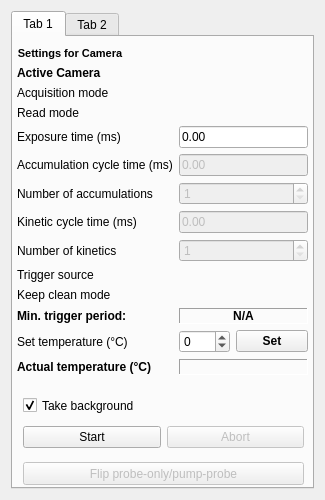
<?xml version="1.0" encoding="UTF-8"?>
<ui version="4.0">
 <class>Form</class>
 <widget class="QWidget" name="Form">
  <property name="geometry">
   <rect>
    <x>0</x>
    <y>0</y>
    <width>325</width>
    <height>500</height>
   </rect>
  </property>
  <property name="windowTitle">
   <string>Acquisition control</string>
  </property>
  <layout class="QVBoxLayout" name="verticalLayout">
   <item>
    <widget class="QTabWidget" name="tabDevices">
     <property name="currentIndex">
      <number>0</number>
     </property>
     <widget class="QWidget" name="tabCams">
      <attribute name="title">
       <string>Tab 1</string>
      </attribute>
      <widget class="QPushButton" name="flipPumpOnlyPumpProbeButton">
       <property name="enabled">
        <bool>false</bool>
       </property>
       <property name="geometry">
        <rect>
         <x>10</x>
         <y>425</y>
         <width>281</width>
         <height>23</height>
        </rect>
       </property>
       <property name="text">
        <string>Flip probe-only/pump-probe</string>
       </property>
      </widget>
      <widget class="QWidget" name="">
       <property name="geometry">
        <rect>
         <x>4</x>
         <y>10</y>
         <width>291</width>
         <height>341</height>
        </rect>
       </property>
       <layout class="QFormLayout" name="formLayoutCams">
        <property name="formAlignment">
         <set>Qt::AlignLeading|Qt::AlignLeft|Qt::AlignTop</set>
        </property>
        <item row="0" column="0">
         <widget class="QLabel" name="editCameraLabel">
          <property name="font">
           <font>
            <pointsize>8</pointsize>
            <weight>75</weight>
            <bold>true</bold>
           </font>
          </property>
          <property name="text">
           <string>Settings for Camera</string>
          </property>
          <property name="alignment">
           <set>Qt::AlignCenter</set>
          </property>
         </widget>
        </item>
        <item row="2" column="0">
         <widget class="QLabel" name="label_2">
          <property name="enabled">
           <bool>true</bool>
          </property>
          <property name="text">
           <string>Acquisition mode</string>
          </property>
         </widget>
        </item>
        <item row="3" column="0">
         <widget class="QLabel" name="label_3">
          <property name="enabled">
           <bool>true</bool>
          </property>
          <property name="text">
           <string>Read mode</string>
          </property>
         </widget>
        </item>
        <item row="4" column="0">
         <widget class="QLabel" name="label_4">
          <property name="text">
           <string>Exposure time (ms)</string>
          </property>
         </widget>
        </item>
        <item row="4" column="1">
         <widget class="QLineEdit" name="exposureTimeLineEdit">
          <property name="text">
           <string>0.00</string>
          </property>
          <property name="placeholderText">
           <string/>
          </property>
         </widget>
        </item>
        <item row="5" column="0">
         <widget class="QLabel" name="label_5">
          <property name="enabled">
           <bool>true</bool>
          </property>
          <property name="text">
           <string>Accumulation cycle time (ms)</string>
          </property>
         </widget>
        </item>
        <item row="5" column="1">
         <widget class="QLineEdit" name="accumTimeLineEdit">
          <property name="enabled">
           <bool>false</bool>
          </property>
          <property name="text">
           <string>0.00</string>
          </property>
         </widget>
        </item>
        <item row="6" column="0">
         <widget class="QLabel" name="label_7">
          <property name="enabled">
           <bool>true</bool>
          </property>
          <property name="text">
           <string>Number of accumulations</string>
          </property>
         </widget>
        </item>
        <item row="6" column="1">
         <widget class="QSpinBox" name="nAccumsSpinBox">
          <property name="enabled">
           <bool>false</bool>
          </property>
          <property name="minimum">
           <number>1</number>
          </property>
          <property name="maximum">
           <number>10000</number>
          </property>
         </widget>
        </item>
        <item row="7" column="0">
         <widget class="QLabel" name="label_6">
          <property name="enabled">
           <bool>true</bool>
          </property>
          <property name="text">
           <string>Kinetic cycle time (ms)</string>
          </property>
         </widget>
        </item>
        <item row="7" column="1">
         <widget class="QLineEdit" name="kinTimeLineEdit">
          <property name="enabled">
           <bool>false</bool>
          </property>
          <property name="text">
           <string>0.00</string>
          </property>
         </widget>
        </item>
        <item row="8" column="0">
         <widget class="QLabel" name="label_8">
          <property name="enabled">
           <bool>true</bool>
          </property>
          <property name="text">
           <string>Number of kinetics</string>
          </property>
         </widget>
        </item>
        <item row="8" column="1">
         <widget class="QSpinBox" name="nKineticsSpinBox">
          <property name="enabled">
           <bool>false</bool>
          </property>
          <property name="minimum">
           <number>1</number>
          </property>
          <property name="maximum">
           <number>10000</number>
          </property>
         </widget>
        </item>
        <item row="9" column="0">
         <widget class="QLabel" name="label_9">
          <property name="text">
           <string>Trigger source</string>
          </property>
         </widget>
        </item>
        <item row="10" column="0">
         <widget class="QLabel" name="label_10">
          <property name="enabled">
           <bool>true</bool>
          </property>
          <property name="text">
           <string>Keep clean mode</string>
          </property>
         </widget>
        </item>
        <item row="11" column="0">
         <widget class="QLabel" name="label_11">
          <property name="enabled">
           <bool>true</bool>
          </property>
          <property name="font">
           <font>
            <weight>75</weight>
            <bold>true</bold>
           </font>
          </property>
          <property name="text">
           <string>Min. trigger period:</string>
          </property>
         </widget>
        </item>
        <item row="11" column="1">
         <widget class="QLabel" name="minTriggerPeriodLabel">
          <property name="enabled">
           <bool>true</bool>
          </property>
          <property name="font">
           <font>
            <weight>75</weight>
            <bold>true</bold>
           </font>
          </property>
          <property name="frameShape">
           <enum>QFrame::Panel</enum>
          </property>
          <property name="frameShadow">
           <enum>QFrame::Sunken</enum>
          </property>
          <property name="text">
           <string>N/A</string>
          </property>
          <property name="alignment">
           <set>Qt::AlignCenter</set>
          </property>
         </widget>
        </item>
        <item row="12" column="0">
         <widget class="QLabel" name="setTemperatureLabel">
          <property name="text">
           <string>Set temperature (°C)</string>
          </property>
         </widget>
        </item>
        <item row="12" column="1">
         <layout class="QHBoxLayout" name="setTempLayout">
          <property name="sizeConstraint">
           <enum>QLayout::SetMinimumSize</enum>
          </property>
          <item>
           <widget class="QSpinBox" name="setTempSpinBox">
            <property name="minimum">
             <number>-100</number>
            </property>
            <property name="maximum">
             <number>30</number>
            </property>
            <property name="value">
             <number>0</number>
            </property>
           </widget>
          </item>
          <item>
           <widget class="QPushButton" name="setTempButton">
            <property name="sizePolicy">
             <sizepolicy hsizetype="Fixed" vsizetype="Fixed">
              <horstretch>0</horstretch>
              <verstretch>0</verstretch>
             </sizepolicy>
            </property>
            <property name="font">
             <font>
              <weight>75</weight>
              <bold>true</bold>
             </font>
            </property>
            <property name="text">
             <string>Set</string>
            </property>
           </widget>
          </item>
         </layout>
        </item>
        <item row="13" column="0">
         <widget class="QLabel" name="actualTemperatureLabel">
          <property name="font">
           <font>
            <weight>75</weight>
            <bold>true</bold>
           </font>
          </property>
          <property name="text">
           <string>Actual temperature (°C)</string>
          </property>
         </widget>
        </item>
        <item row="13" column="1">
         <widget class="QLabel" name="actualTemperatureInfo">
          <property name="enabled">
           <bool>true</bool>
          </property>
          <property name="font">
           <font>
            <weight>75</weight>
            <bold>true</bold>
           </font>
          </property>
          <property name="frameShape">
           <enum>QFrame::Panel</enum>
          </property>
          <property name="frameShadow">
           <enum>QFrame::Sunken</enum>
          </property>
          <property name="text">
           <string/>
          </property>
          <property name="alignment">
           <set>Qt::AlignCenter</set>
          </property>
         </widget>
        </item>
        <item row="1" column="0">
         <widget class="QLabel" name="activeCameraLabel">
          <property name="font">
           <font>
            <weight>75</weight>
            <bold>true</bold>
           </font>
          </property>
          <property name="text">
           <string>Active Camera</string>
          </property>
         </widget>
        </item>
       </layout>
      </widget>
      <widget class="QWidget" name="">
       <property name="geometry">
        <rect>
         <x>10</x>
         <y>385</y>
         <width>281</width>
         <height>31</height>
        </rect>
       </property>
       <layout class="QHBoxLayout" name="horizontalLayout">
        <item>
         <widget class="QPushButton" name="startButton">
          <property name="text">
           <string>Start</string>
          </property>
         </widget>
        </item>
        <item>
         <widget class="QPushButton" name="abortButton">
          <property name="enabled">
           <bool>false</bool>
          </property>
          <property name="text">
           <string>Abort</string>
          </property>
         </widget>
        </item>
       </layout>
      </widget>
      <widget class="QCheckBox" name="takeBackgroundCheckBox">
       <property name="geometry">
        <rect>
         <x>10</x>
         <y>360</y>
         <width>281</width>
         <height>17</height>
        </rect>
       </property>
       <property name="text">
        <string>Take background</string>
       </property>
       <property name="checked">
        <bool>true</bool>
       </property>
      </widget>
     </widget>
     <widget class="QWidget" name="tabSpec">
      <attribute name="title">
       <string>Tab 2</string>
      </attribute>
      <widget class="QWidget" name="formLayoutWidget">
       <property name="geometry">
        <rect>
         <x>10</x>
         <y>10</y>
         <width>281</width>
         <height>81</height>
        </rect>
       </property>
       <layout class="QFormLayout" name="formLayoutSpecs">
        <item row="0" column="0">
         <widget class="QLabel" name="editSpectrographLabel">
          <property name="font">
           <font>
            <weight>75</weight>
            <bold>true</bold>
           </font>
          </property>
          <property name="text">
           <string>Settings for Spectrograph</string>
          </property>
         </widget>
        </item>
        <item row="1" column="0">
         <widget class="QLabel" name="activeSpectrographLabel">
          <property name="font">
           <font>
            <weight>75</weight>
            <bold>true</bold>
           </font>
          </property>
          <property name="text">
           <string>Active Spectrograph</string>
          </property>
         </widget>
        </item>
        <item row="2" column="0">
         <widget class="QLabel" name="gratingLabel">
          <property name="text">
           <string>Grating</string>
          </property>
         </widget>
        </item>
       </layout>
      </widget>
      <widget class="QGroupBox" name="setWavelengthBox">
       <property name="geometry">
        <rect>
         <x>10</x>
         <y>100</y>
         <width>281</width>
         <height>111</height>
        </rect>
       </property>
       <property name="title">
        <string>Set wavelenght range</string>
       </property>
       <property name="checkable">
        <bool>false</bool>
       </property>
       <widget class="QWidget" name="horizontalLayoutWidget_2">
        <property name="geometry">
         <rect>
          <x>10</x>
          <y>20</y>
          <width>261</width>
          <height>21</height>
         </rect>
        </property>
        <layout class="QHBoxLayout" name="horizontalLayout_2">
         <item>
          <widget class="QRadioButton" name="setWLStartButton">
           <property name="text">
            <string>Start</string>
           </property>
           <property name="checked">
            <bool>false</bool>
           </property>
           <attribute name="buttonGroup">
            <string notr="true">setWLButtonGroup</string>
           </attribute>
          </widget>
         </item>
         <item>
          <widget class="QRadioButton" name="setWLCenterButton">
           <property name="text">
            <string>Center</string>
           </property>
           <property name="checked">
            <bool>true</bool>
           </property>
           <attribute name="buttonGroup">
            <string notr="true">setWLButtonGroup</string>
           </attribute>
          </widget>
         </item>
         <item>
          <widget class="QRadioButton" name="setWLEndButton">
           <property name="text">
            <string>End</string>
           </property>
           <property name="checked">
            <bool>false</bool>
           </property>
           <attribute name="buttonGroup">
            <string notr="true">setWLButtonGroup</string>
           </attribute>
          </widget>
         </item>
        </layout>
       </widget>
       <widget class="QLabel" name="labelWLRange">
        <property name="geometry">
         <rect>
          <x>10</x>
          <y>55</y>
          <width>261</width>
          <height>16</height>
         </rect>
        </property>
        <property name="font">
         <font>
          <weight>75</weight>
          <bold>true</bold>
         </font>
        </property>
        <property name="text">
         <string>Actual wavelength range (nm)</string>
        </property>
       </widget>
       <widget class="QWidget" name="horizontalLayoutWidget_3">
        <property name="geometry">
         <rect>
          <x>10</x>
          <y>80</y>
          <width>261</width>
          <height>17</height>
         </rect>
        </property>
        <layout class="QHBoxLayout" name="horizontalLayout_3">
         <item>
          <widget class="QLabel" name="actualWavelengthStartInfo">
           <property name="font">
            <font>
             <weight>75</weight>
             <bold>true</bold>
            </font>
           </property>
           <property name="frameShape">
            <enum>QFrame::Panel</enum>
           </property>
           <property name="frameShadow">
            <enum>QFrame::Sunken</enum>
           </property>
           <property name="text">
            <string>0</string>
           </property>
           <property name="alignment">
            <set>Qt::AlignCenter</set>
           </property>
          </widget>
         </item>
         <item>
          <widget class="QLabel" name="arrowLabel">
           <property name="font">
            <font>
             <weight>75</weight>
             <bold>true</bold>
            </font>
           </property>
           <property name="frameShadow">
            <enum>QFrame::Sunken</enum>
           </property>
           <property name="text">
            <string>&lt;----&gt;</string>
           </property>
           <property name="alignment">
            <set>Qt::AlignCenter</set>
           </property>
          </widget>
         </item>
         <item>
          <widget class="QLabel" name="actualWavelengthEndInfo">
           <property name="font">
            <font>
             <weight>75</weight>
             <bold>true</bold>
            </font>
           </property>
           <property name="text">
            <string>0</string>
           </property>
           <property name="alignment">
            <set>Qt::AlignCenter</set>
           </property>
          </widget>
         </item>
        </layout>
       </widget>
      </widget>
     </widget>
    </widget>
   </item>
  </layout>
 </widget>
 <resources/>
 <connections/>
 <buttongroups>
  <buttongroup name="setWLButtonGroup"/>
 </buttongroups>
</ui>
